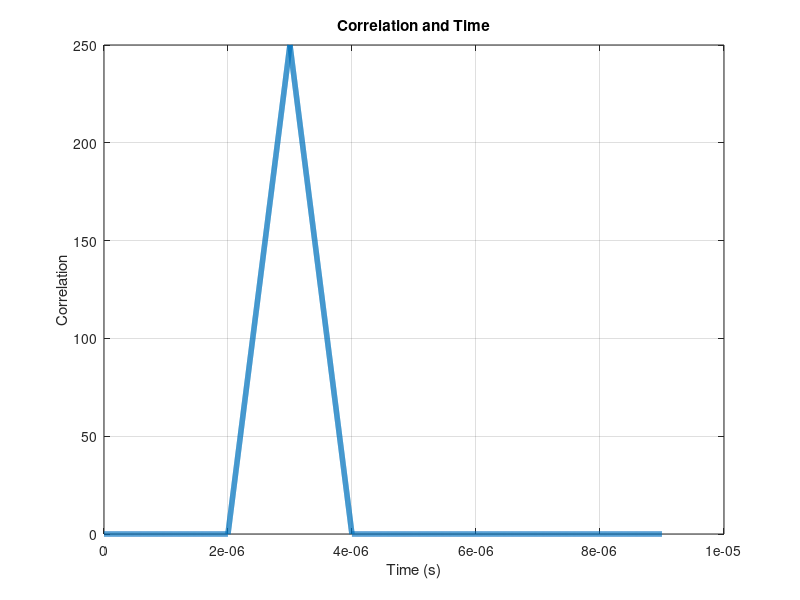

Source code (MATLAB):
ts = 1e-9;
T = 1e-5;
tau = 1e-6;
start_time = 0;
alpha = 0.5;

pulse_idx = 3000;
Total_samples = round(T/ts); 
pulse_samples = round(tau/ts); 


fprintf("%d \n",Total_samples );
fprintf("%d \n",pulse_samples );


signal = zeros(1, Total_samples);
pulse = alpha * ones(1, pulse_samples);



signal(pulse_idx:pulse_idx + pulse_samples - 1) = signal(pulse_idx:pulse_idx + pulse_samples - 1) + pulse;

final_corr = zeros(1, Total_samples - pulse_samples);




for i = 1:Total_samples - pulse_samples
    final_corr(i) = dot(signal(i:i + pulse_samples - 1), pulse);
end





time = start_time:ts:T - ts * (pulse_samples + 1);

plot(time, final_corr, 'LineWidth', 4);
xlabel('Time (s)');
ylabel('Correlation');
title('Correlation and Time');
grid on;



[value,index] = max(final_corr);
td = index*ts;
c=3e8;
R = td*c/2;
fprintf("%d \n", R);